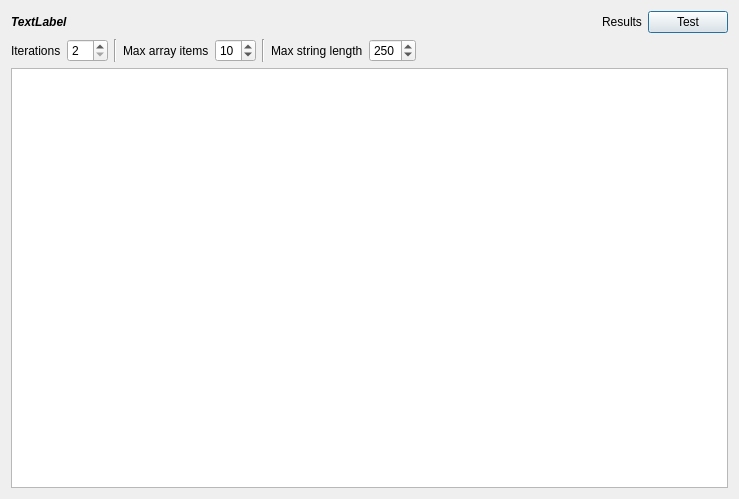
<?xml version="1.0" encoding="UTF-8"?>
<ui version="4.0">
 <class>FuzzTestDialog</class>
 <widget class="QDialog" name="FuzzTestDialog">
  <property name="windowModality">
   <enum>Qt::WindowModal</enum>
  </property>
  <property name="geometry">
   <rect>
    <x>0</x>
    <y>0</y>
    <width>739</width>
    <height>499</height>
   </rect>
  </property>
  <property name="windowTitle">
   <string>Dialog</string>
  </property>
  <property name="modal">
   <bool>true</bool>
  </property>
  <layout class="QVBoxLayout" name="verticalLayout">
   <item>
    <layout class="QHBoxLayout" name="horizontalLayout_2">
     <item>
      <widget class="QLabel" name="lbl_api_call">
       <property name="font">
        <font>
         <weight>75</weight>
         <italic>true</italic>
         <bold>true</bold>
        </font>
       </property>
       <property name="text">
        <string>TextLabel</string>
       </property>
      </widget>
     </item>
     <item>
      <spacer name="horizontalSpacer_2">
       <property name="orientation">
        <enum>Qt::Horizontal</enum>
       </property>
       <property name="sizeHint" stdset="0">
        <size>
         <width>40</width>
         <height>20</height>
        </size>
       </property>
      </spacer>
     </item>
     <item>
      <widget class="Line" name="line_2">
       <property name="orientation">
        <enum>Qt::Horizontal</enum>
       </property>
      </widget>
     </item>
     <item>
      <widget class="QLabel" name="lbl_fuzz_results">
       <property name="text">
        <string>Results</string>
       </property>
      </widget>
     </item>
     <item>
      <widget class="QPushButton" name="btn_fuzz_test">
       <property name="text">
        <string>Test</string>
       </property>
      </widget>
     </item>
    </layout>
   </item>
   <item>
    <layout class="QHBoxLayout" name="horizontalLayout">
     <item>
      <widget class="QLabel" name="label_3">
       <property name="text">
        <string>Iterations</string>
       </property>
      </widget>
     </item>
     <item>
      <widget class="QSpinBox" name="int_fuzz_count">
       <property name="minimum">
        <number>2</number>
       </property>
       <property name="singleStep">
        <number>2</number>
       </property>
       <property name="value">
        <number>2</number>
       </property>
      </widget>
     </item>
     <item>
      <widget class="Line" name="line_3">
       <property name="orientation">
        <enum>Qt::Vertical</enum>
       </property>
      </widget>
     </item>
     <item>
      <widget class="QLabel" name="label">
       <property name="text">
        <string>Max array items</string>
       </property>
      </widget>
     </item>
     <item>
      <widget class="QSpinBox" name="int_max_array_items">
       <property name="singleStep">
        <number>5</number>
       </property>
       <property name="value">
        <number>10</number>
       </property>
      </widget>
     </item>
     <item>
      <widget class="Line" name="line">
       <property name="orientation">
        <enum>Qt::Vertical</enum>
       </property>
      </widget>
     </item>
     <item>
      <widget class="QLabel" name="label_2">
       <property name="text">
        <string>Max string length</string>
       </property>
      </widget>
     </item>
     <item>
      <widget class="QSpinBox" name="int_max_string_length">
       <property name="maximum">
        <number>500</number>
       </property>
       <property name="singleStep">
        <number>10</number>
       </property>
       <property name="value">
        <number>250</number>
       </property>
      </widget>
     </item>
     <item>
      <spacer name="horizontalSpacer">
       <property name="orientation">
        <enum>Qt::Horizontal</enum>
       </property>
       <property name="sizeHint" stdset="0">
        <size>
         <width>40</width>
         <height>20</height>
        </size>
       </property>
      </spacer>
     </item>
    </layout>
   </item>
   <item>
    <widget class="QPlainTextEdit" name="txt_fuzz_output">
     <property name="readOnly">
      <bool>false</bool>
     </property>
     <property name="textInteractionFlags">
      <set>Qt::TextEditorInteraction</set>
     </property>
    </widget>
   </item>
  </layout>
 </widget>
 <resources/>
 <connections/>
</ui>
